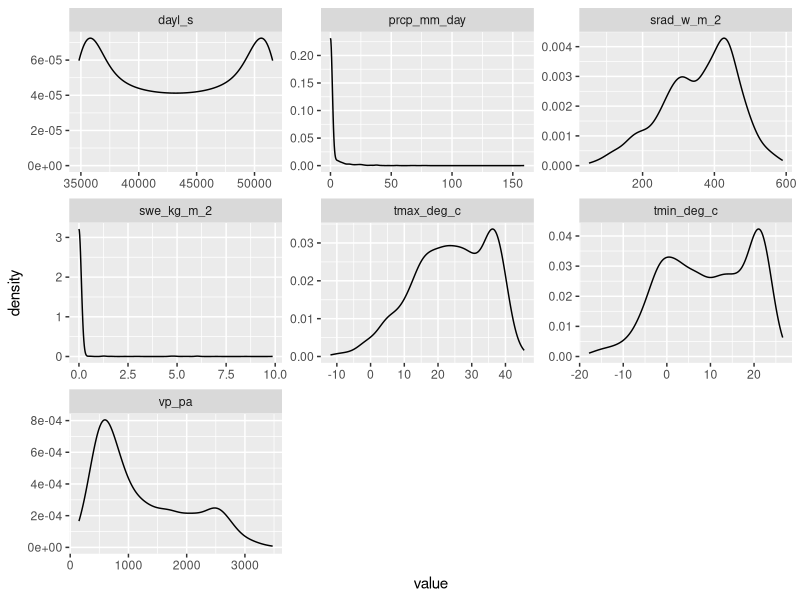
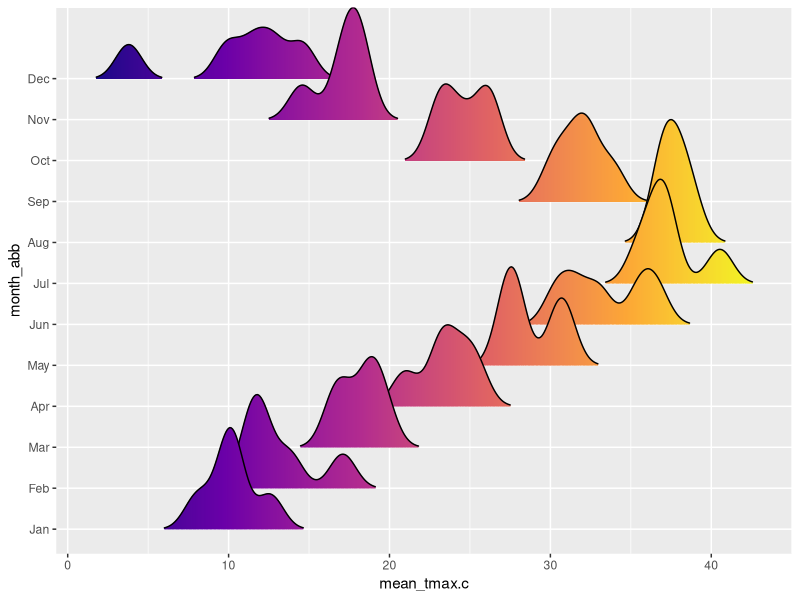
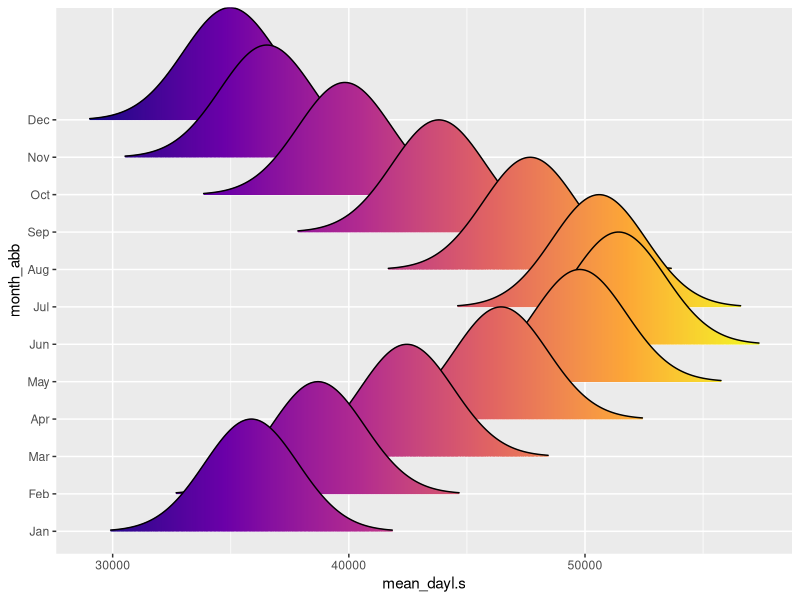
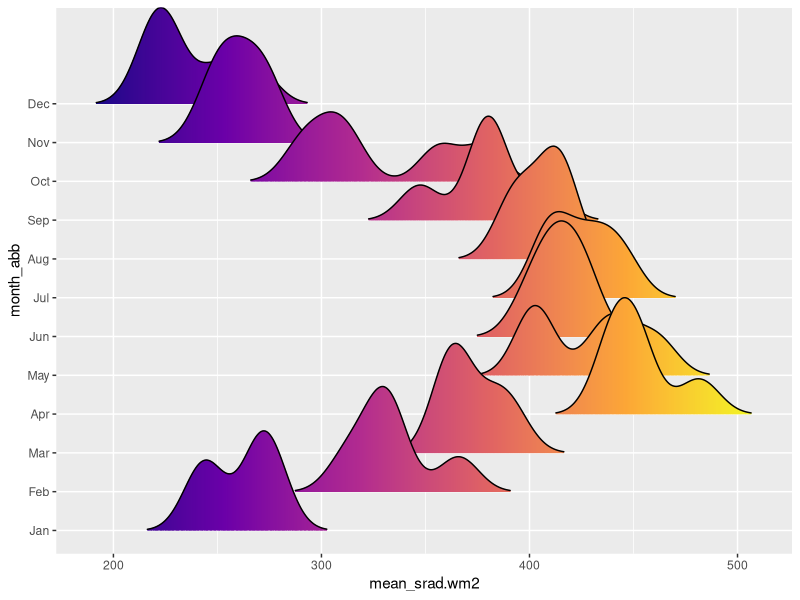
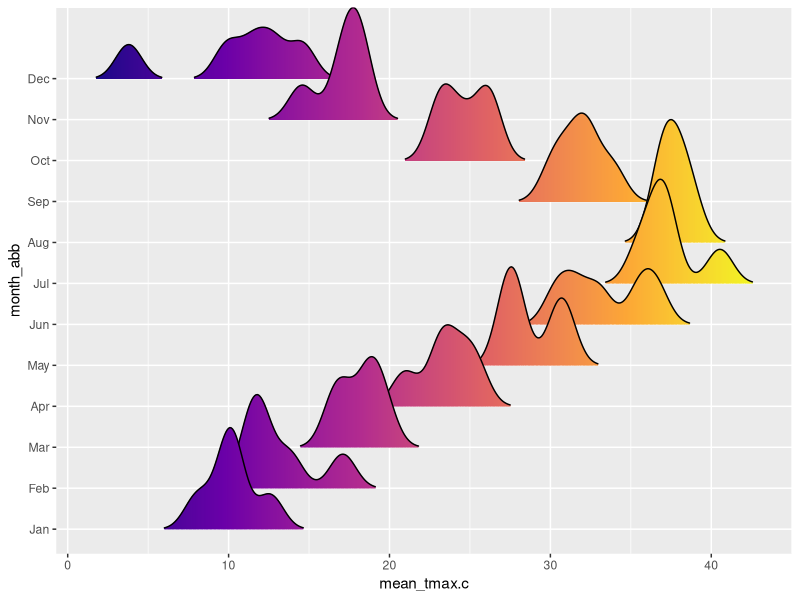
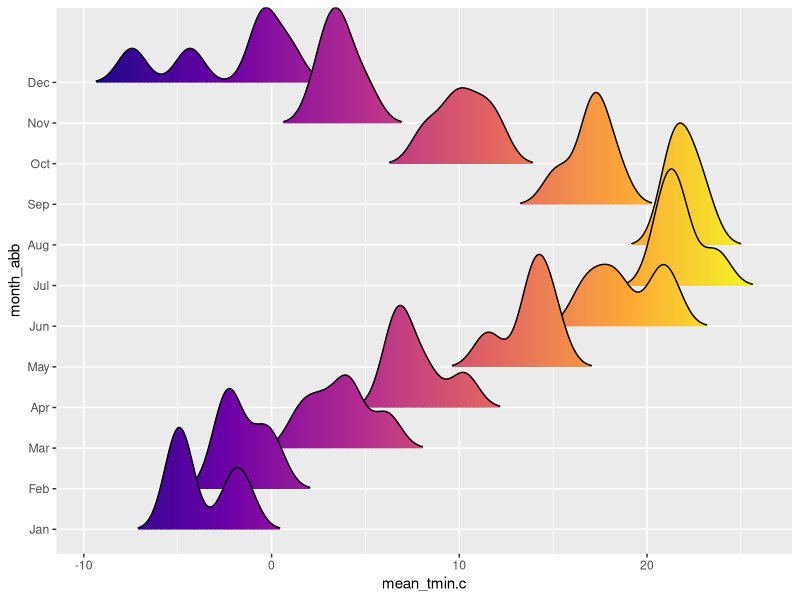
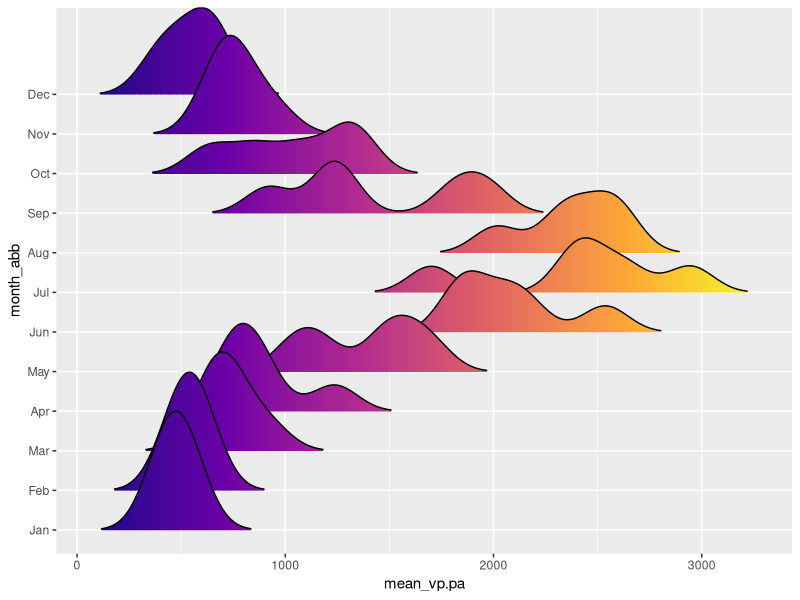
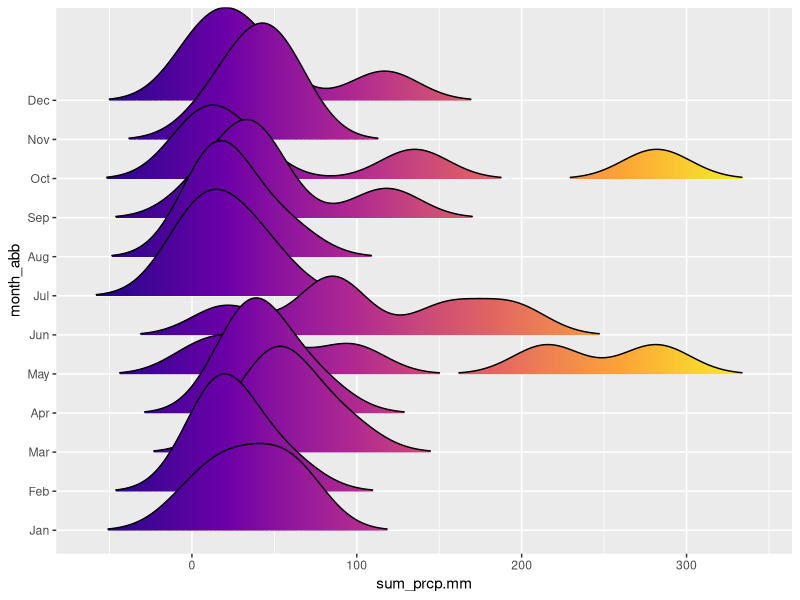

Write R code to recreate these figures, in order.
## ---- chunk 1
#| message: false
#| warning: false

library(tidyverse)
## ---- chunk 2
fieldweather <- read_csv("../data/fieldweatherdata.csv")

fieldweather
## ---- chunk 3
summary(fieldweather)
## ---- chunk 4
fieldweather %>% pivot_longer(cols = dayl_s:vp_pa)%>%
  ggplot(aes(x = value))+
  geom_density()+
  facet_wrap(.~name, scales = "free")

## ---- chunk 5
fieldweather
## ---- chunk 6
fe_month <- fieldweather %>%
  # Selecting needed variables
  dplyr::select(year, site, lat, lon,
                strength_gtex,
                yday,
                dayl.s = dayl_s, 
                prcp.mm = prcp_mm_day,
                srad.wm2 = srad_w_m_2, 
                tmax.c = tmax_deg_c, 
                tmin.c = tmin_deg_c,
                vp.pa = vp_pa
                ) %>%
  # Creating a date class variable  
  mutate(date_chr = paste0(year,"/",yday))%>%
  mutate(date = as.Date(date_chr, "%Y/%j"))%>%
  # Extracting month from date  
  mutate(month = lubridate::month(date))%>%
  mutate(month_abb = lubridate::month(date, label =T))


fe_month
## ---- chunk 7
fe_month_sum <- fe_month%>%
  group_by(year, site, month, month_abb, strength_gtex) %>%
  summarise(across(.cols = c(dayl.s, srad.wm2,tmax.c,tmin.c,vp.pa), mean, .names = "mean_{.col}"),
            across(prcp.mm, sum, .names = "sum_{.col}"))%>%
  ungroup()


fe_month_sum
## ---- chunk 8
fe_month %>%
  filter(year == 1980 & 
           site == "Altus, OK" &
           month_abb == "Jan") %>%
  summarise(tmax.c = mean(tmax.c),
            prcp.mm = sum(prcp.mm))
## ---- chunk 9
fe_month_sum_wide <- fe_month_sum %>%
  pivot_longer(mean_dayl.s:sum_prcp.mm)%>%
  mutate(varname = paste0(name,"_",month_abb))%>%
  dplyr::select(-name, -month_abb,-month)%>%
  pivot_wider(names_from = varname, values_from = value)
  # Rounding to one decimal point
  

fe_month_sum_wide  
## ---- chunk 10
#install.packages("ggridges")
library(ggridges)
ggplot(data = fe_month_sum, aes(x = mean_tmax.c, y = month_abb, fill = stat(x)))+
  geom_density_ridges_gradient(scale =3, rel_min_height = 0.01)+
  scale_fill_viridis_c(option = "C")+
  theme(legend.position = "none")


## ---- chunk 11
finalplots <- fe_month_sum %>%
  pivot_longer(mean_dayl.s:sum_prcp.mm) %>%
  group_by(name)%>%
  nest()%>%
  mutate(plot = map2(data, name, ~
                       ggplot(data = .x, aes(x = value, y = month_abb, fill = stat(x)))+
                          geom_density_ridges_gradient(scale =3, rel_min_height = 0.01)+
                          scale_fill_viridis_c(option = "C")+
                          theme(legend.position = "none")+
                       labs(x=.y)))

finalplots
  
## ---- chunk 12
#| message: false

finalplots$plot
## ---- chunk 13
write_csv(fe_month_sum_wide,
          "../data/weather_monthsum.csv")
